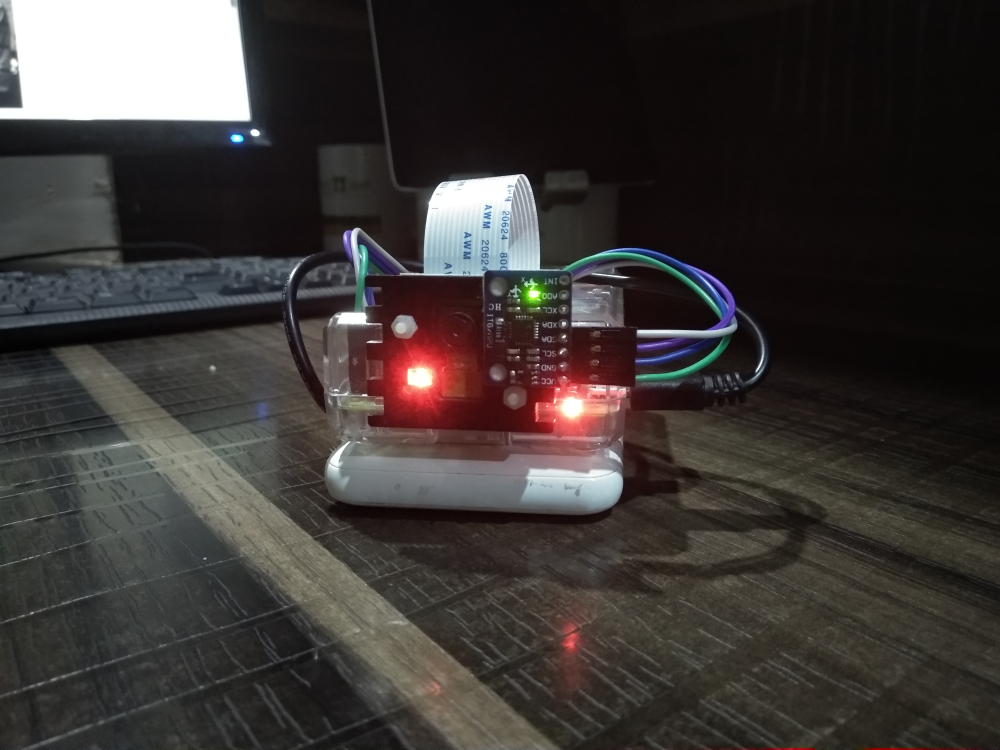
#> input picture images/IMG_20200605_213515.jpg, 4000 x 3000 px (shown at 1/4 size)
$ python -i Frames.py   (imports and definitions only)
#> lines starting #> are read from the running program, lines starting #| are printed output that depends on the picture
import os

import cv2
import numpy as np
from scipy.spatial import cKDTree
from scipy.spatial.transform import Rotation

from skimage.measure import ransac
from skimage.transform import FundamentalMatrixTransform
from skimage.transform import EssentialMatrixTransform


from constants import RANSAC_RESIDUAL_THRES, RANSAC_MAX_TRIALS
# [1 line not run here, left out]
from Utils import add_ones, poseRt, fundamentalToRt, normalize, EssentialMatrixTransform, myjet


class Frame(object):

	#static data member TODO: MAP Declaration
	MAP = None
	CAMERA_INTRINSIC_MATRIX = None
	ORB = cv2.ORB_create()
	BF_MATCHER = cv2.BFMatcher(cv2.NORM_HAMMING)
	MIN_ORB_DISTANCE = 32

	#KEYFRAME LIST TODO: cotriant the list of stored frames

	KEYFRAMES_LIST = []


	#RANSAC parameters
	RANSAC_MIN_SAMPLES = 8
	RANSAC_RESIDUAL_THRES = 0.02
	RANSAC_MAX_TRIALS = 100

	# [70 lines left out: functions fundamentalToRt, matchFrames, not called in this run]


	@staticmethod
	def extractFeatures(image):

		#check if image is 3 channel (RGB)
		if image.shape == 3:
			#convert to grey scale as cv2.goodFeaturesToTrack() takes single channel image
			image_gray = cv2.cvtColor(image, cv2.COLOR_BGR2GRAY)
			points = cv2.goodFeaturesToTrack(image_gray, 100, qualityLevel=0.1, minDistance=7)
		else:
			points = cv2.goodFeaturesToTrack(image, 100, qualityLevel=0.1, minDistance=7)

		#feature description (fingerprint)
		keypoints = [cv2.KeyPoint(x=p[0][0], y=p[0][1], _size=20) for p in points]
		keypoints, keypoint_descriptors = Frame.ORB.compute(image, keypoints)
		#convert back to list of tuples
		keypoints = [(int(kp.pt[0]), int(kp.pt[1])) for kp in keypoints]

		return keypoints, keypoint_descriptors


	def __init__(self, image, time_stamp=None,is_keyframe = False):

		self.time_stamp = time_stamp
		self.pose_quaternion = Rotation.from_quat([1, 0, 0, 0])
		self.is_keyframe = is_keyframe

		#list of keypoints and descriptor as a tuple ((x,y),[descriptor])
		self.keypoints, self.keypoint_descriptors = Frame.extractFeatures(image)

		#TODO
		self.points = [None]*len(self.keypoints)
		#TODO: Should be independent of MAP; Implement driver main function
		self.id = Frame.MAP.add_frame(self)


	# [20 lines left out: function computeTransform, not called in this run]


	def checkForKeyframe(self):
		#TODO
		return self.is_keyframe

	# [44 lines left out: functions annotate, Kinv, kps, kd, not called in this run]

>>> import cv2
>>> picture = cv2.imread('../images/IMG_20200605_213515.jpg', cv2.IMREAD_GRAYSCALE)
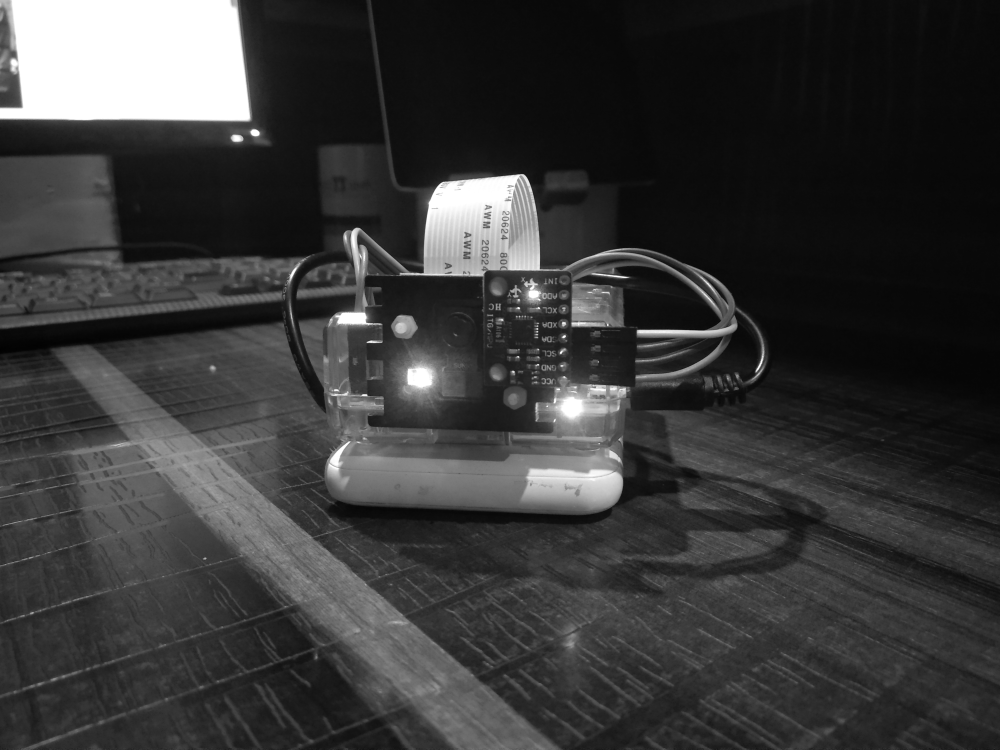
#> picture: shape (3000, 4000) (shown at 1/4 size); min 0, max 255, mean 56.6
>>> result = Frame(picture).computeTransform()
#> in extractFeatures, `points = cv2.goodFeaturesToTrack(image, 100, qualityLevel=0.1, minDist..`: points = 100 rows, first 8: [1468, 1369], [2395, 1448], [2151, 1314], [2160, 1076], [1471, 1582], [2151, 1325], [2058, 1486], [2055, 744]
#> (the run stopped early here; a loop or call above may not have finished)
